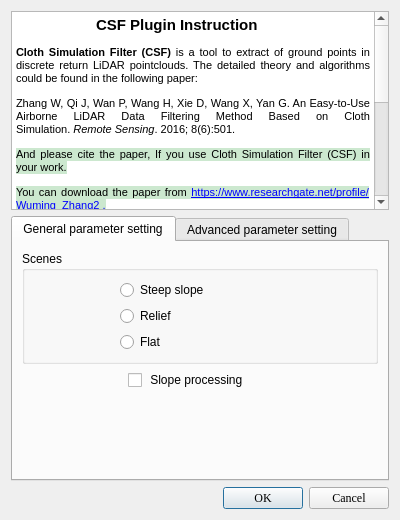
<?xml version="1.0" encoding="UTF-8"?>
<ui version="4.0">
 <class>CSFDialog</class>
 <widget class="QDialog" name="CSFDialog">
  <property name="geometry">
   <rect>
    <x>0</x>
    <y>0</y>
    <width>400</width>
    <height>520</height>
   </rect>
  </property>
  <property name="windowTitle">
   <string>Cloth Simulation Filter</string>
  </property>
  <property name="windowIcon">
   <iconset resource="../qCSF.qrc">
    <normaloff>:/CC/plugin/qCSF/images/icon.png</normaloff>:/CC/plugin/qCSF/images/icon.png</iconset>
  </property>
  <layout class="QVBoxLayout" name="verticalLayout" stretch="3,4,0">
   <item>
    <widget class="QTextEdit" name="disclaimerTextEdit_2">
     <property name="readOnly">
      <bool>true</bool>
     </property>
     <property name="html">
      <string>&lt;!DOCTYPE HTML PUBLIC &quot;-//W3C//DTD HTML 4.0//EN&quot; &quot;http://www.w3.org/TR/REC-html40/strict.dtd&quot;&gt;
&lt;html&gt;&lt;head&gt;&lt;meta name=&quot;qrichtext&quot; content=&quot;1&quot; /&gt;&lt;style type=&quot;text/css&quot;&gt;
p, li { white-space: pre-wrap; }
&lt;/style&gt;&lt;/head&gt;&lt;body style=&quot; font-family:'.SF NS Text'; font-size:13pt; font-weight:400; font-style:normal;&quot;&gt;
&lt;p style=&quot; margin-top:12px; margin-bottom:12px; margin-left:0px; margin-right:0px; -qt-block-indent:0; text-indent:0px;&quot;&gt;&lt;img src=&quot;:/CC/plugin/qCSF/icon.png&quot; /&gt;&lt;span style=&quot; font-family:'MS Shell Dlg 2'; font-size:8.25pt;&quot;&gt;	&lt;/span&gt;&lt;span style=&quot; font-family:'SimSun'; font-size:11pt; font-weight:600;&quot;&gt;CSF Plugin Instruction&lt;/span&gt;&lt;/p&gt;
&lt;p align=&quot;justify&quot; style=&quot; margin-top:12px; margin-bottom:12px; margin-left:0px; margin-right:0px; -qt-block-indent:0; text-indent:0px;&quot;&gt;&lt;span style=&quot; font-family:'MS Shell Dlg 2'; font-size:8pt; font-weight:600;&quot;&gt;Cloth Simulation Filter (CSF)&lt;/span&gt;&lt;span style=&quot; font-family:'MS Shell Dlg 2'; font-size:8pt;&quot;&gt; is a tool to extract of ground points in discrete return LiDAR pointclouds. The detailed theory and algorithms could be found in the following paper:&lt;/span&gt;&lt;/p&gt;
&lt;p align=&quot;justify&quot; style=&quot; margin-top:12px; margin-bottom:12px; margin-left:0px; margin-right:0px; -qt-block-indent:0; text-indent:0px;&quot;&gt;&lt;a name=&quot;OLE_LINK22&quot;&gt;&lt;/a&gt;&lt;span style=&quot; font-family:'Arial,sans-serif'; font-size:8pt; color:#000000;&quot;&gt;Z&lt;/span&gt;&lt;span style=&quot; font-family:'Arial,sans-serif'; font-size:8pt; color:#000000;&quot;&gt;hang W, Qi J, Wan P, Wang H, Xie D, Wang X, Yan G. An Easy-to-Use Airborne LiDAR Data Filtering Method Based on Cloth Simulation. &lt;/span&gt;&lt;span style=&quot; font-family:'Arial,sans-serif'; font-size:8pt; font-style:italic; color:#000000;&quot;&gt;Remote Sensing&lt;/span&gt;&lt;span style=&quot; font-family:'Arial,sans-serif'; font-size:8pt; color:#000000;&quot;&gt;. 2016; 8(6):501.&lt;/span&gt;&lt;span style=&quot; font-family:'SimSun'; font-size:8pt;&quot;&gt; &lt;/span&gt;&lt;/p&gt;
&lt;p align=&quot;justify&quot; style=&quot; margin-top:12px; margin-bottom:12px; margin-left:0px; margin-right:0px; -qt-block-indent:0; text-indent:0px;&quot;&gt;&lt;span style=&quot; font-family:'Microsoft YaHei UI,Tahoma'; font-size:8pt; color:#000000; background-color:#cce8cf;&quot;&gt;And please cite the paper, If you use Cloth Simulation Filter (CSF) in your work.&lt;/span&gt;&lt;/p&gt;
&lt;p align=&quot;justify&quot; style=&quot; margin-top:12px; margin-bottom:12px; margin-left:0px; margin-right:0px; -qt-block-indent:0; text-indent:0px;&quot;&gt;&lt;span style=&quot; font-family:'Microsoft YaHei UI,Tahoma'; font-size:8pt; color:#000000; background-color:#cce8cf;&quot;&gt;You can download the paper from &lt;/span&gt;&lt;a href=&quot;https://www.researchgate.net/profile/Wuming_Zhang2)&quot;&gt;&lt;span style=&quot; font-family:'Microsoft YaHei UI,Tahoma'; font-size:8pt; text-decoration: underline; color:#0000ff; background-color:#cce8cf;&quot;&gt;https://www.researchgate.net/profile/Wuming_Zhang2 .&lt;/span&gt;&lt;/a&gt;&lt;/p&gt;
&lt;p align=&quot;justify&quot; style=&quot; margin-top:12px; margin-bottom:12px; margin-left:0px; margin-right:0px; -qt-block-indent:0; text-indent:0px;&quot;&gt;&lt;span style=&quot; font-family:'Microsoft YaHei UI,Tahoma'; font-size:8pt; color:#000000; background-color:#cce8cf;&quot;&gt;You can also visit the homepage : &lt;/span&gt;&lt;a href=&quot;http://ramm.bnu.edu.cn/researchers/wumingzhang/english/default_contributions.htm&quot;&gt;&lt;span style=&quot; font-family:'Microsoft YaHei UI,Tahoma'; font-size:8pt; text-decoration: underline; color:#0000ff; background-color:#cce8cf;&quot;&gt;http://ramm.bnu.edu.cn/researchers/wumingzhang/english/default_contributions.htm&lt;/span&gt;&lt;/a&gt;&lt;span style=&quot; font-family:'Microsoft YaHei UI,Tahoma'; font-size:8pt; color:#000000; background-color:#cce8cf;&quot;&gt; for more information.&lt;/span&gt;&lt;/p&gt;
&lt;p align=&quot;justify&quot; style=&quot; margin-top:12px; margin-bottom:12px; margin-left:0px; margin-right:0px; -qt-block-indent:0; text-indent:0px;&quot;&gt;&lt;span style=&quot; font-family:'Microsoft YaHei UI,Tahoma'; font-size:8pt; color:#000000; background-color:#cce8cf;&quot;&gt;A mex version for programming in Matlab is at File Exchange of Mathworks website :  &lt;/span&gt;&lt;a href=&quot;http://www.mathworks.com/matlabcentral/fileexchange/58139-csf--ground-filtering-of-point-cloud-based-on-cloth-simulation&quot;&gt;&lt;span style=&quot; font-family:'SimSun'; font-size:9pt; text-decoration: underline; color:#0000ff;&quot;&gt;http://www.mathworks.com/matlabcentral/fileexchange/58139-csf--ground-filtering-of-point-cloud-based-on-cloth-simulation&lt;/span&gt;&lt;/a&gt;&lt;/p&gt;
&lt;p align=&quot;center&quot; style=&quot; margin-top:12px; margin-bottom:12px; margin-left:0px; margin-right:0px; -qt-block-indent:0; text-indent:0px;&quot;&gt;&lt;span style=&quot; font-family:'Microsoft YaHei UI,Tahoma'; font-size:8pt; color:#000000; background-color:#cce8cf;&quot;&gt; Copyright &lt;/span&gt;&lt;span style=&quot; font-family:'Arial,Helvetica,sans-serif'; font-size:8.25pt; color:#333333; background-color:#e5eaee;&quot;&gt;©&lt;/span&gt;&lt;/p&gt;
&lt;p align=&quot;center&quot; style=&quot; margin-top:12px; margin-bottom:12px; margin-left:0px; margin-right:0px; -qt-block-indent:0; text-indent:0px;&quot;&gt;&lt;span style=&quot; font-family:'MS Shell Dlg 2'; font-size:8.25pt; background-color:#cce8cf;&quot;&gt;RAMM laboratory, School of Geography, Beijing Normal University&lt;/span&gt;&lt;/p&gt;
&lt;p align=&quot;center&quot; style=&quot; margin-top:12px; margin-bottom:12px; margin-left:0px; margin-right:0px; -qt-block-indent:0; text-indent:0px;&quot;&gt;&lt;span style=&quot; font-family:'MS Shell Dlg 2'; font-size:8.25pt; background-color:#cce8cf;&quot;&gt;(&lt;/span&gt;&lt;a href=&quot;http://ramm.bnu.edu.cn/&quot;&gt;&lt;span style=&quot; font-family:'MS Shell Dlg 2'; font-size:8.25pt; text-decoration: underline; color:#0000ff;&quot;&gt;http://ramm.bnu.edu.cn/&lt;/span&gt;&lt;/a&gt;&lt;span style=&quot; font-family:'MS Shell Dlg 2'; font-size:8.25pt; background-color:#cce8cf;&quot;&gt;)&lt;/span&gt;&lt;/p&gt;
&lt;p align=&quot;center&quot; style=&quot; margin-top:12px; margin-bottom:12px; margin-left:0px; margin-right:0px; -qt-block-indent:0; text-indent:0px;&quot;&gt;&lt;span style=&quot; font-family:'MS Shell Dlg 2'; font-size:8.25pt;&quot;&gt;Wuming Zhang; Jianbo Qi; Peng Wan; Hongtao Wang&lt;/span&gt;&lt;/p&gt;
&lt;p align=&quot;center&quot; style=&quot; margin-top:12px; margin-bottom:12px; margin-left:0px; margin-right:0px; -qt-block-indent:0; text-indent:0px;&quot;&gt;&lt;span style=&quot; font-family:'MS Shell Dlg 2'; font-size:8.25pt;&quot;&gt;contact us: &lt;/span&gt;&lt;span style=&quot; font-family:'MS Shell Dlg 2'; font-size:8.25pt; background-color:#cce8cf;&quot;&gt;2009zwm@gmail.com; wpqjbzwm@126.com&lt;/span&gt;&lt;/p&gt;&lt;/body&gt;&lt;/html&gt;</string>
     </property>
    </widget>
   </item>
   <item>
    <widget class="QTabWidget" name="tabWidget">
     <property name="currentIndex">
      <number>0</number>
     </property>
     <widget class="QWidget" name="General">
      <property name="sizePolicy">
       <sizepolicy hsizetype="Preferred" vsizetype="Preferred">
        <horstretch>0</horstretch>
        <verstretch>0</verstretch>
       </sizepolicy>
      </property>
      <property name="mouseTracking">
       <bool>false</bool>
      </property>
      <attribute name="title">
       <string>General parameter setting</string>
      </attribute>
      <layout class="QVBoxLayout" name="verticalLayout_2">
       <item>
        <widget class="QGroupBox" name="groupBox">
         <property name="title">
          <string>Scenes</string>
         </property>
         <layout class="QFormLayout" name="formLayout">
          <item row="0" column="0">
           <widget class="QLabel" name="label_4">
            <property name="minimumSize">
             <size>
              <width>80</width>
              <height>0</height>
             </size>
            </property>
            <property name="text">
             <string/>
            </property>
            <property name="pixmap">
             <pixmap resource="../qCSF.qrc">:/CC/plugin/qCSF/images/hun.png</pixmap>
            </property>
            <property name="alignment">
             <set>Qt::AlignCenter</set>
            </property>
           </widget>
          </item>
          <item row="0" column="1">
           <widget class="QRadioButton" name="rig1">
            <property name="text">
             <string>Steep slope</string>
            </property>
           </widget>
          </item>
          <item row="1" column="0">
           <widget class="QLabel" name="label_5">
            <property name="minimumSize">
             <size>
              <width>80</width>
              <height>0</height>
             </size>
            </property>
            <property name="text">
             <string/>
            </property>
            <property name="pixmap">
             <pixmap resource="../qCSF.qrc">:/CC/plugin/qCSF/images/gun.png</pixmap>
            </property>
            <property name="alignment">
             <set>Qt::AlignCenter</set>
            </property>
           </widget>
          </item>
          <item row="1" column="1">
           <widget class="QRadioButton" name="rig2">
            <property name="text">
             <string>Relief</string>
            </property>
           </widget>
          </item>
          <item row="2" column="0">
           <widget class="QLabel" name="label_6">
            <property name="minimumSize">
             <size>
              <width>80</width>
              <height>0</height>
             </size>
            </property>
            <property name="text">
             <string/>
            </property>
            <property name="pixmap">
             <pixmap resource="../qCSF.qrc">:/CC/plugin/qCSF/images/ft.png</pixmap>
            </property>
            <property name="alignment">
             <set>Qt::AlignCenter</set>
            </property>
           </widget>
          </item>
          <item row="2" column="1">
           <widget class="QRadioButton" name="rig3">
            <property name="text">
             <string>Flat</string>
            </property>
           </widget>
          </item>
         </layout>
        </widget>
       </item>
       <item>
        <layout class="QHBoxLayout" name="horizontalLayout">
         <item>
          <widget class="QLabel" name="label_slope">
           <property name="minimumSize">
            <size>
             <width>100</width>
             <height>0</height>
            </size>
           </property>
           <property name="frameShape">
            <enum>QFrame::NoFrame</enum>
           </property>
           <property name="pixmap">
            <pixmap>:/CC/plugin/qCSF/pp.png</pixmap>
           </property>
           <property name="alignment">
            <set>Qt::AlignCenter</set>
           </property>
          </widget>
         </item>
         <item>
          <widget class="QCheckBox" name="postprocessingcheckbox">
           <property name="text">
            <string> Slope processing</string>
           </property>
          </widget>
         </item>
         <item>
          <spacer name="horizontalSpacer">
           <property name="orientation">
            <enum>Qt::Horizontal</enum>
           </property>
           <property name="sizeHint" stdset="0">
            <size>
             <width>40</width>
             <height>20</height>
            </size>
           </property>
          </spacer>
         </item>
        </layout>
       </item>
       <item>
        <spacer name="verticalSpacer">
         <property name="orientation">
          <enum>Qt::Vertical</enum>
         </property>
         <property name="sizeHint" stdset="0">
          <size>
           <width>20</width>
           <height>40</height>
          </size>
         </property>
        </spacer>
       </item>
      </layout>
     </widget>
     <widget class="QWidget" name="Advanced">
      <attribute name="title">
       <string>Advanced parameter setting</string>
      </attribute>
      <layout class="QHBoxLayout" name="horizontalLayout_2">
       <item>
        <layout class="QVBoxLayout" name="verticalLayout_3">
         <item>
          <widget class="QLabel" name="label_2">
           <property name="text">
            <string>Cloth resolution </string>
           </property>
          </widget>
         </item>
         <item>
          <widget class="QDoubleSpinBox" name="cloth_resolutionSpinBox">
           <property name="decimals">
            <number>1</number>
           </property>
           <property name="minimum">
            <double>0.000000000000000</double>
           </property>
           <property name="maximum">
            <double>9999999999.000000000000000</double>
           </property>
           <property name="singleStep">
            <double>0.100000000000000</double>
           </property>
           <property name="value">
            <double>1.000000000000000</double>
           </property>
          </widget>
         </item>
         <item>
          <spacer name="verticalSpacer_3">
           <property name="orientation">
            <enum>Qt::Vertical</enum>
           </property>
           <property name="sizeType">
            <enum>QSizePolicy::Fixed</enum>
           </property>
           <property name="sizeHint" stdset="0">
            <size>
             <width>20</width>
             <height>20</height>
            </size>
           </property>
          </spacer>
         </item>
         <item>
          <widget class="QLabel" name="label">
           <property name="enabled">
            <bool>true</bool>
           </property>
           <property name="autoFillBackground">
            <bool>false</bool>
           </property>
           <property name="text">
            <string>Max iterations </string>
           </property>
          </widget>
         </item>
         <item>
          <widget class="QSpinBox" name="MaxIterationSpinBox">
           <property name="minimum">
            <number>10</number>
           </property>
           <property name="maximum">
            <number>1000</number>
           </property>
           <property name="value">
            <number>500</number>
           </property>
          </widget>
         </item>
         <item>
          <spacer name="verticalSpacer_4">
           <property name="orientation">
            <enum>Qt::Vertical</enum>
           </property>
           <property name="sizeType">
            <enum>QSizePolicy::Fixed</enum>
           </property>
           <property name="sizeHint" stdset="0">
            <size>
             <width>20</width>
             <height>20</height>
            </size>
           </property>
          </spacer>
         </item>
         <item>
          <widget class="QLabel" name="label_3">
           <property name="text">
            <string>Classification threshold</string>
           </property>
          </widget>
         </item>
         <item>
          <widget class="QDoubleSpinBox" name="class_thresholdSpinBox">
           <property name="decimals">
            <number>1</number>
           </property>
           <property name="minimum">
            <double>0.000000000000000</double>
           </property>
           <property name="maximum">
            <double>9999999999.000000000000000</double>
           </property>
           <property name="singleStep">
            <double>0.100000000000000</double>
           </property>
           <property name="value">
            <double>0.500000000000000</double>
           </property>
          </widget>
         </item>
         <item>
          <spacer name="verticalSpacer_2">
           <property name="orientation">
            <enum>Qt::Vertical</enum>
           </property>
           <property name="sizeHint" stdset="0">
            <size>
             <width>20</width>
             <height>40</height>
            </size>
           </property>
          </spacer>
         </item>
         <item>
          <widget class="QCheckBox" name="exportClothMeshCheckBox">
           <property name="toolTip">
            <string>Exports the cloth in its final state as a mesh
(WARNING: ONLY FOR DEBUG PURPOSE - THIS IS NOT A DTM)</string>
           </property>
           <property name="text">
            <string>Export cloth mesh</string>
           </property>
          </widget>
         </item>
        </layout>
       </item>
       <item>
        <widget class="QTextEdit" name="disclaimerTextEdit">
         <property name="readOnly">
          <bool>true</bool>
         </property>
         <property name="html">
          <string>&lt;!DOCTYPE HTML PUBLIC &quot;-//W3C//DTD HTML 4.0//EN&quot; &quot;http://www.w3.org/TR/REC-html40/strict.dtd&quot;&gt;
&lt;html&gt;&lt;head&gt;&lt;meta name=&quot;qrichtext&quot; content=&quot;1&quot; /&gt;&lt;style type=&quot;text/css&quot;&gt;
p, li { white-space: pre-wrap; }
&lt;/style&gt;&lt;/head&gt;&lt;body style=&quot; font-family:'.SF NS Text'; font-size:13pt; font-weight:400; font-style:normal;&quot;&gt;
&lt;p align=&quot;center&quot; style=&quot; margin-top:0px; margin-bottom:0px; margin-left:0px; margin-right:0px; -qt-block-indent:0; text-indent:0px;&quot;&gt;&lt;span style=&quot; font-family:'MS Shell Dlg 2'; font-size:9pt; font-weight:600;&quot;&gt;Advanced Parameter Instruction&lt;/span&gt;&lt;/p&gt;
&lt;p style=&quot; margin-top:0px; margin-bottom:0px; margin-left:0px; margin-right:0px; -qt-block-indent:0; text-indent:0px;&quot;&gt;&lt;span style=&quot; font-family:'MS Shell Dlg 2'; font-size:8pt;&quot;&gt;&lt;br /&gt;&lt;/span&gt;&lt;span style=&quot; font-family:'MS Shell Dlg 2'; font-size:8pt; font-weight:600;&quot;&gt;1.&lt;/span&gt;&lt;span style=&quot; font-family:'MS Shell Dlg 2'; font-size:8pt;&quot;&gt; Cloth resolution refers to the grid size (the unit is same as the unit of pointclouds) of cloth which is used to cover the terrain. The bigger cloth resolution you have set, the coarser DTM  you will get.&lt;/span&gt;&lt;/p&gt;
&lt;p style=&quot;-qt-paragraph-type:empty; margin-top:0px; margin-bottom:0px; margin-left:0px; margin-right:0px; -qt-block-indent:0; text-indent:0px; font-family:'MS Shell Dlg 2'; font-size:8pt;&quot;&gt;&lt;br /&gt;&lt;/p&gt;
&lt;p style=&quot; margin-top:0px; margin-bottom:0px; margin-left:0px; margin-right:0px; -qt-block-indent:0; text-indent:0px;&quot;&gt;&lt;span style=&quot; font-family:'MS Shell Dlg 2'; font-size:8pt; font-weight:600;&quot;&gt;2.&lt;/span&gt;&lt;span style=&quot; font-family:'MS Shell Dlg 2'; font-size:8pt;&quot;&gt; Max iterations refers to the maximum iteration times of terrain simulation. 500 is enough for most of scenes.&lt;/span&gt;&lt;/p&gt;
&lt;p style=&quot;-qt-paragraph-type:empty; margin-top:0px; margin-bottom:0px; margin-left:0px; margin-right:0px; -qt-block-indent:0; text-indent:0px; font-family:'MS Shell Dlg 2'; font-size:8pt;&quot;&gt;&lt;br /&gt;&lt;/p&gt;
&lt;p style=&quot; margin-top:0px; margin-bottom:0px; margin-left:0px; margin-right:0px; -qt-block-indent:0; text-indent:0px;&quot;&gt;&lt;span style=&quot; font-family:'MS Shell Dlg 2'; font-size:8pt; font-weight:600;&quot;&gt;3.&lt;/span&gt;&lt;span style=&quot; font-family:'MS Shell Dlg 2'; font-size:8pt;&quot;&gt; Classification threshold refers to a threshold (the unit is same as the unit of pointclouds) to classify the pointclouds into ground and non-ground parts based on the distances between points and the simulated terrain. 0.5 is adapted to most of scenes.&lt;/span&gt;&lt;/p&gt;&lt;/body&gt;&lt;/html&gt;</string>
         </property>
        </widget>
       </item>
      </layout>
     </widget>
    </widget>
   </item>
   <item>
    <widget class="QDialogButtonBox" name="buttonBox">
     <property name="font">
      <font>
       <family>Times New Roman</family>
       <weight>50</weight>
       <bold>false</bold>
       <kerning>true</kerning>
      </font>
     </property>
     <property name="orientation">
      <enum>Qt::Horizontal</enum>
     </property>
     <property name="standardButtons">
      <set>QDialogButtonBox::Cancel|QDialogButtonBox::Ok</set>
     </property>
    </widget>
   </item>
  </layout>
 </widget>
 <resources>
  <include location="../qCSF.qrc"/>
 </resources>
 <connections>
  <connection>
   <sender>buttonBox</sender>
   <signal>accepted()</signal>
   <receiver>CSFDialog</receiver>
   <slot>accept()</slot>
   <hints>
    <hint type="sourcelabel">
     <x>248</x>
     <y>254</y>
    </hint>
    <hint type="destinationlabel">
     <x>157</x>
     <y>274</y>
    </hint>
   </hints>
  </connection>
  <connection>
   <sender>buttonBox</sender>
   <signal>rejected()</signal>
   <receiver>CSFDialog</receiver>
   <slot>reject()</slot>
   <hints>
    <hint type="sourcelabel">
     <x>316</x>
     <y>260</y>
    </hint>
    <hint type="destinationlabel">
     <x>286</x>
     <y>274</y>
    </hint>
   </hints>
  </connection>
 </connections>
</ui>
